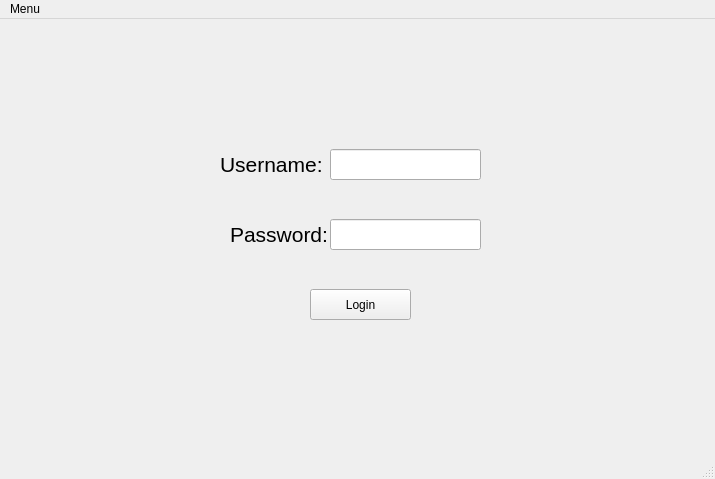
<?xml version="1.0" encoding="UTF-8"?>
<ui version="4.0">
 <class>MainWindow</class>
 <widget class="QMainWindow" name="MainWindow">
  <property name="geometry">
   <rect>
    <x>0</x>
    <y>0</y>
    <width>715</width>
    <height>479</height>
   </rect>
  </property>
  <property name="windowTitle">
   <string>MainWindow</string>
  </property>
  <widget class="QWidget" name="centralwidget">
   <widget class="QStackedWidget" name="stackedWidget">
    <property name="geometry">
     <rect>
      <x>20</x>
      <y>0</y>
      <width>671</width>
      <height>441</height>
     </rect>
    </property>
    <property name="currentIndex">
     <number>0</number>
    </property>
    <widget class="QWidget" name="page">
     <widget class="QPushButton" name="login_button">
      <property name="geometry">
       <rect>
        <x>290</x>
        <y>270</y>
        <width>101</width>
        <height>31</height>
       </rect>
      </property>
      <property name="text">
       <string>Login</string>
      </property>
     </widget>
     <widget class="QLineEdit" name="username_edit">
      <property name="geometry">
       <rect>
        <x>310</x>
        <y>130</y>
        <width>151</width>
        <height>31</height>
       </rect>
      </property>
      <property name="font">
       <font>
        <pointsize>18</pointsize>
       </font>
      </property>
      <property name="text">
       <string/>
      </property>
      <property name="clearButtonEnabled">
       <bool>true</bool>
      </property>
     </widget>
     <widget class="QLineEdit" name="password_edit">
      <property name="geometry">
       <rect>
        <x>310</x>
        <y>200</y>
        <width>151</width>
        <height>31</height>
       </rect>
      </property>
      <property name="font">
       <font>
        <pointsize>18</pointsize>
       </font>
      </property>
      <property name="cursor">
       <cursorShape>IBeamCursor</cursorShape>
      </property>
      <property name="contextMenuPolicy">
       <enum>Qt::DefaultContextMenu</enum>
      </property>
      <property name="maxLength">
       <number>32764</number>
      </property>
      <property name="frame">
       <bool>true</bool>
      </property>
      <property name="clearButtonEnabled">
       <bool>true</bool>
      </property>
     </widget>
     <widget class="QLabel" name="username_label">
      <property name="geometry">
       <rect>
        <x>200</x>
        <y>130</y>
        <width>111</width>
        <height>31</height>
       </rect>
      </property>
      <property name="font">
       <font>
        <pointsize>16</pointsize>
       </font>
      </property>
      <property name="text">
       <string>Username:</string>
      </property>
     </widget>
     <widget class="QLabel" name="password_label">
      <property name="geometry">
       <rect>
        <x>210</x>
        <y>190</y>
        <width>101</width>
        <height>51</height>
       </rect>
      </property>
      <property name="font">
       <font>
        <pointsize>16</pointsize>
       </font>
      </property>
      <property name="text">
       <string>Password:</string>
      </property>
     </widget>
    </widget>
    <widget class="QWidget" name="page_2">
     <widget class="QPushButton" name="submit_button">
      <property name="geometry">
       <rect>
        <x>420</x>
        <y>180</y>
        <width>111</width>
        <height>31</height>
       </rect>
      </property>
      <property name="text">
       <string>Submit</string>
      </property>
     </widget>
     <widget class="QLineEdit" name="asset_number_edit">
      <property name="geometry">
       <rect>
        <x>460</x>
        <y>20</y>
        <width>151</width>
        <height>31</height>
       </rect>
      </property>
      <property name="font">
       <font>
        <pointsize>14</pointsize>
       </font>
      </property>
     </widget>
     <widget class="QLabel" name="asset_number_labe">
      <property name="geometry">
       <rect>
        <x>350</x>
        <y>10</y>
        <width>111</width>
        <height>41</height>
       </rect>
      </property>
      <property name="font">
       <font>
        <pointsize>18</pointsize>
       </font>
      </property>
      <property name="text">
       <string>Asset No.</string>
      </property>
     </widget>
     <widget class="QLabel" name="asset_name_label">
      <property name="geometry">
       <rect>
        <x>320</x>
        <y>60</y>
        <width>131</width>
        <height>41</height>
       </rect>
      </property>
      <property name="font">
       <font>
        <pointsize>18</pointsize>
       </font>
      </property>
      <property name="text">
       <string>Asset Name</string>
      </property>
     </widget>
     <widget class="QLineEdit" name="asset_name_edit">
      <property name="geometry">
       <rect>
        <x>460</x>
        <y>70</y>
        <width>151</width>
        <height>31</height>
       </rect>
      </property>
      <property name="font">
       <font>
        <pointsize>14</pointsize>
       </font>
      </property>
     </widget>
     <widget class="QLabel" name="assignee_label">
      <property name="geometry">
       <rect>
        <x>350</x>
        <y>110</y>
        <width>101</width>
        <height>41</height>
       </rect>
      </property>
      <property name="font">
       <font>
        <pointsize>18</pointsize>
       </font>
      </property>
      <property name="text">
       <string>Assignee</string>
      </property>
     </widget>
     <widget class="QLineEdit" name="assignee_edit">
      <property name="geometry">
       <rect>
        <x>460</x>
        <y>120</y>
        <width>151</width>
        <height>31</height>
       </rect>
      </property>
      <property name="font">
       <font>
        <pointsize>14</pointsize>
       </font>
      </property>
     </widget>
     <widget class="QListWidget" name="asset_list">
      <property name="geometry">
       <rect>
        <x>30</x>
        <y>20</y>
        <width>256</width>
        <height>361</height>
       </rect>
      </property>
     </widget>
     <widget class="QPushButton" name="delete_button">
      <property name="geometry">
       <rect>
        <x>110</x>
        <y>400</y>
        <width>91</width>
        <height>31</height>
       </rect>
      </property>
      <property name="text">
       <string>Delete</string>
      </property>
     </widget>
    </widget>
   </widget>
  </widget>
  <widget class="QMenuBar" name="menubar">
   <property name="geometry">
    <rect>
     <x>0</x>
     <y>0</y>
     <width>715</width>
     <height>21</height>
    </rect>
   </property>
   <widget class="QMenu" name="menuMenu">
    <property name="title">
     <string>Menu</string>
    </property>
    <addaction name="actionsign_out"/>
   </widget>
   <addaction name="menuMenu"/>
  </widget>
  <widget class="QStatusBar" name="statusbar"/>
  <action name="actionsign_out">
   <property name="checkable">
    <bool>false</bool>
   </property>
   <property name="text">
    <string>sign out</string>
   </property>
  </action>
 </widget>
 <resources/>
 <connections/>
</ui>
